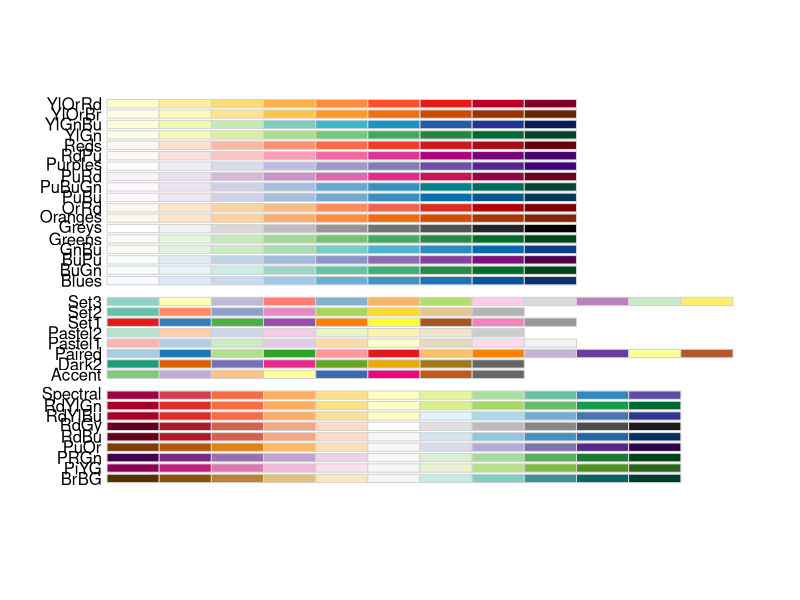
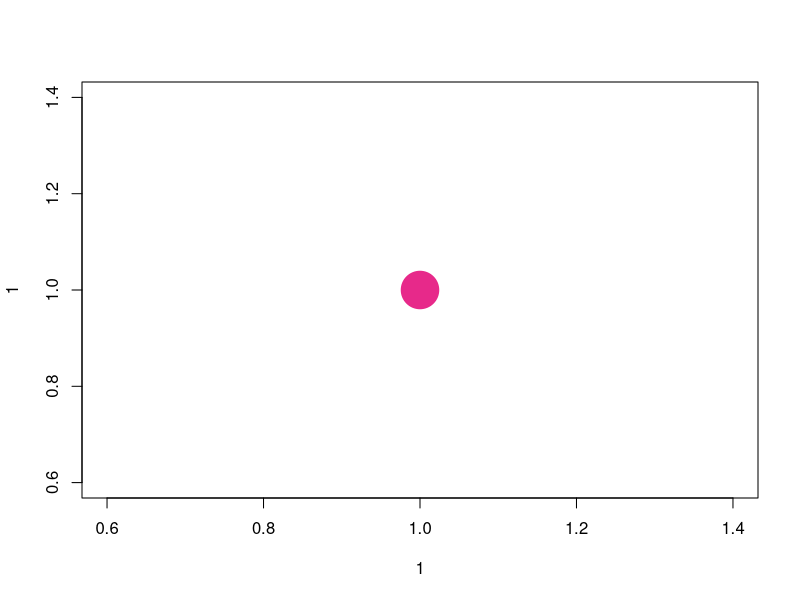
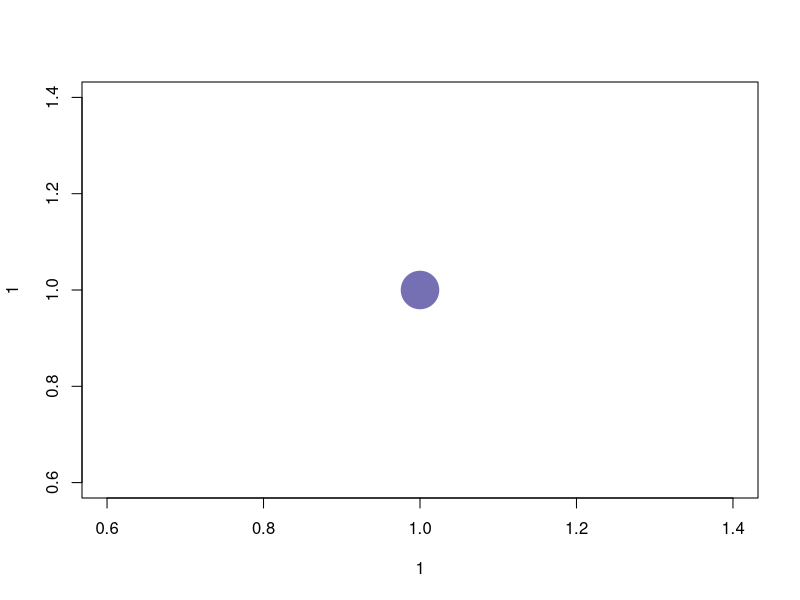
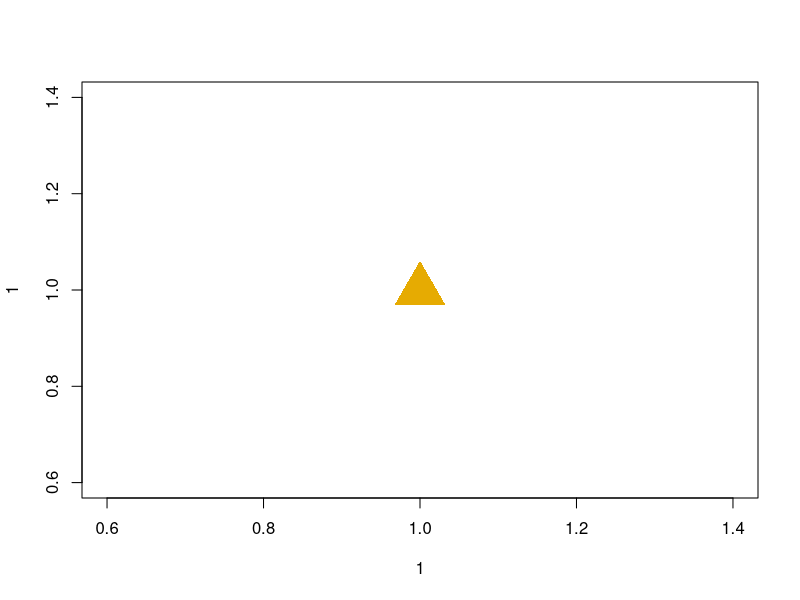
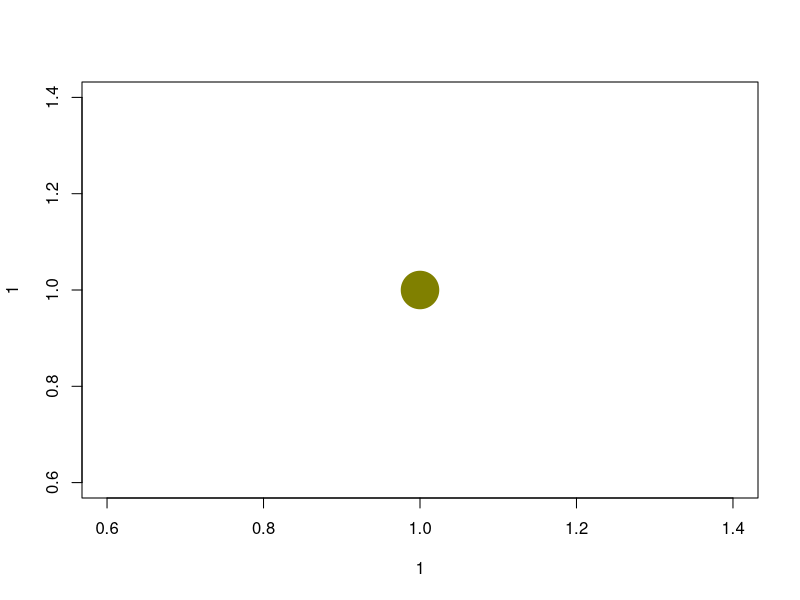
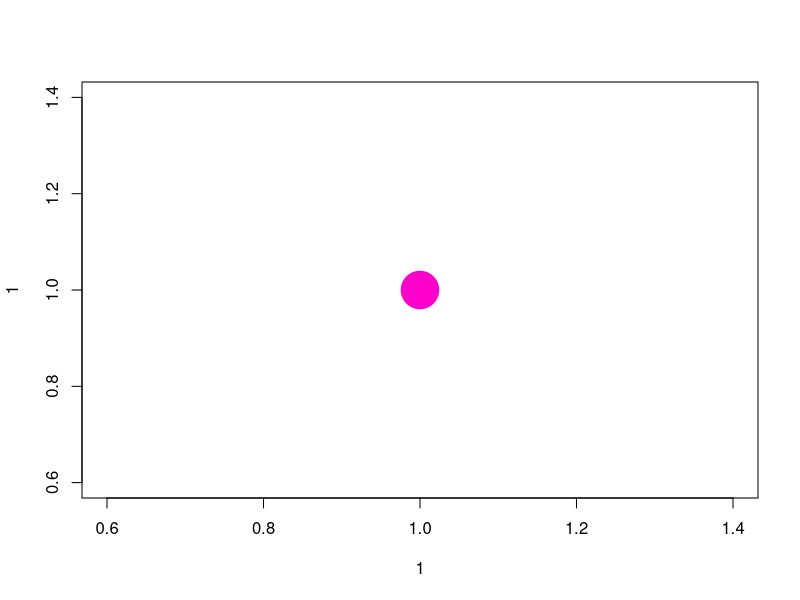
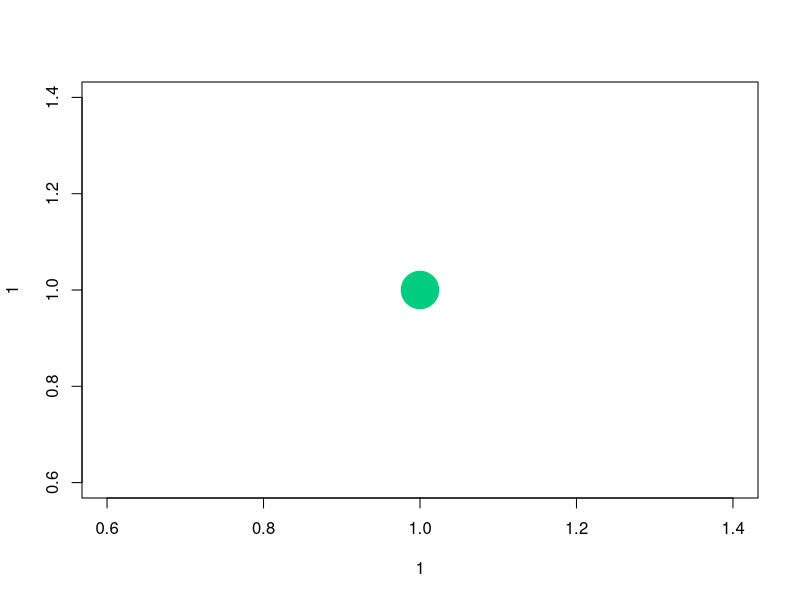
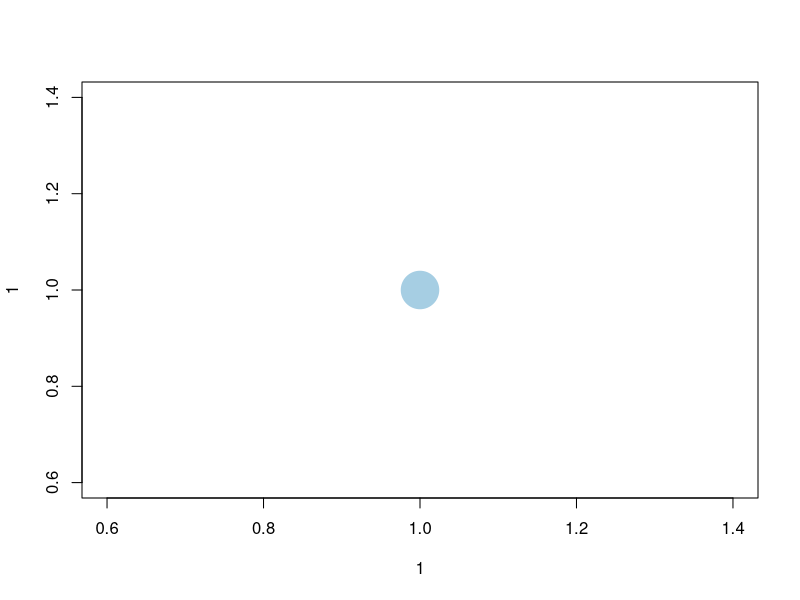

Write R code to recreate these figures, in order.
library(RColorBrewer)
display.brewer.all()
brewer.pal('Dark2', n=8)
cols = brewer.pal('Dark2', n=8)
cols[1]
#using the HEX value from cols
plot(x=1,y=1,col="#E7298A",type = "p",pch=19,cex=5)

#subset value from cols
plot(x=1,y=1,col=cols[3],type = "p",pch=19,cex=5)
plot(x=1,y=1,col=cols[6],type = "p",pch=17,cex=5)

#using the rgb() function
plot(x=1,y=1,col=rgb(0.5,0.5,0),type = "p",pch=19,cex=5)
plot(x=1,y=1,col=rgb(1,0,0.8),type = "p",pch=19,cex=5)
plot(x=1,y=1,col=rgb(0,0.8,0.5),type = "p",pch=19,cex=5)

#use color values from colorbrewer2.org
plot(x=1,y=1,col=rgb(166,206,227, maxColorValue = 255),type = "p",pch=19,cex=5)

#overlap a point of another color
plot(x=1,y=1,col=rgb(166,206,227, maxColorValue = 255),type = "p",pch=19,cex=5)
points(x=1.01,y=1.02,col=rgb(124,98,145, maxColorValue = 255),pch=19,cex=5)

#change transparency of second point by adding 2 digits to the end of the HEX value
plot(x=1,y=1,col="#E7298A",type = "p",pch=19,cex=5)
points(x=1.02,y=1.03,col="#A6761DE2",type = "p",pch=19,cex=5)

